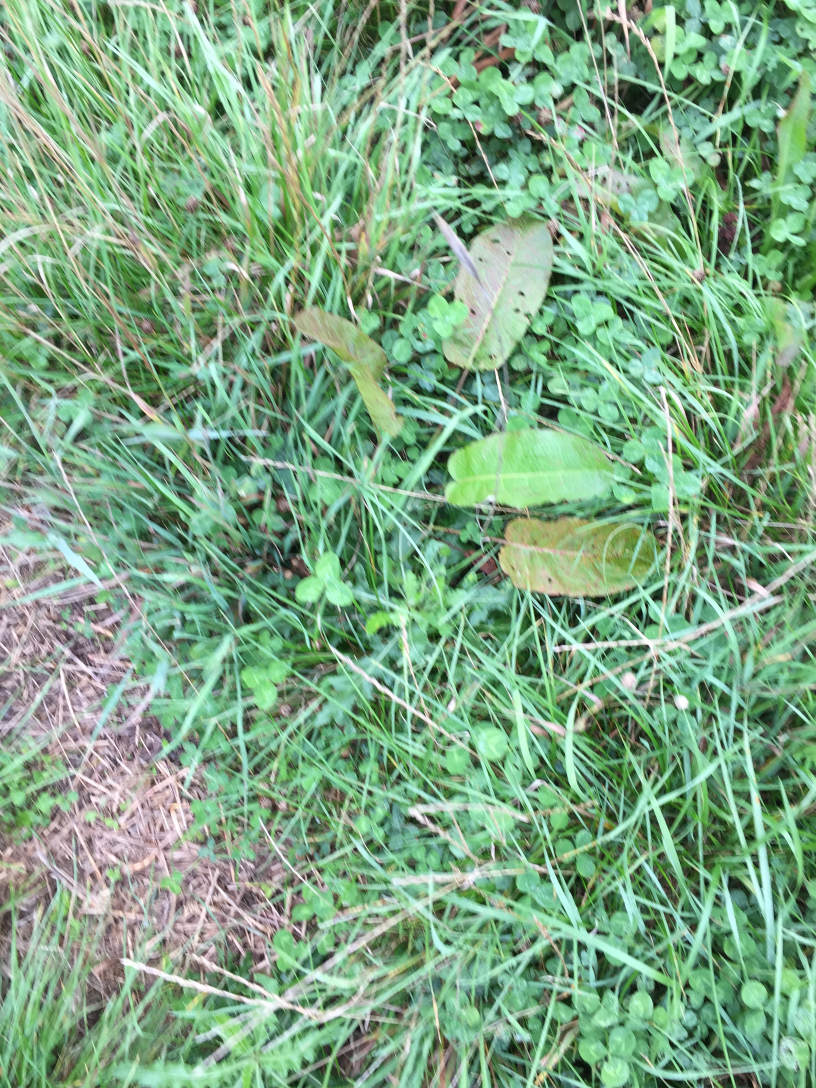
#> input picture sample_data/imgs_val/APC_1239_8c83e475b2c04d8ea755c8fa8d400dd7.jpg, 2448 x 3264 px, given as the content of the folder /home/rog/data/sugar_beet/test_duplicates, which was not available (shown at 1/3 size)
$ python detect_duplicates.py
#> lines starting #> are read from the running program, lines starting #| are printed output that depends on the picture; pictures that were not available may be replaced by others from this repository, and a replacement may not be noted
# import the necessary packages
from imutils import paths
import numpy as np
import argparse
import cv2
import os

def dhash(image, hashSize=8):
	# convert the image to grayscale and resize the grayscale image,
	# adding a single column (width) so we can compute the horizontal
	# gradient
	gray = cv2.cvtColor(image, cv2.COLOR_BGR2GRAY)
	resized = cv2.resize(gray, (hashSize + 1, hashSize))
	# compute the (relative) horizontal gradient between adjacent
	# column pixels
	diff = resized[:, 1:] > resized[:, :-1]
	# convert the difference image to a hash and return it
	return sum([2 ** i for (i, v) in enumerate(diff.flatten()) if v])

if __name__ == "__main__":
    # construct the argument parser and parse the arguments
    ap = argparse.ArgumentParser()
    ap.add_argument("-d", "--dataset", default="/home/rog/data/sugar_beet/test_duplicates",
        help="path to input dataset")
    ap.add_argument("-r", "--remove", type=int, default=1,
        help="whether or not duplicates should be removed (i.e., dry run)")
    args = vars(ap.parse_args())

    # grab the paths to all images in our input dataset directory and
    # then initialize our hashes dictionary
    print("[INFO] computing image hashes...")
    imagePaths = list(paths.list_images(args["dataset"]))
    hashes = {}
    # loop over our image paths
    for imagePath in imagePaths:
        # load the input image and compute the hash
        image = cv2.imread(imagePath)
#> image is the input picture: shape (3264, 2448, 3); mean B, G, R 133.2, 167.5, 127.1
        h = dhash(image)
#> in dhash, `gray = cv2.cvtColor(image, cv2.COLOR_BGR2GRAY)`:
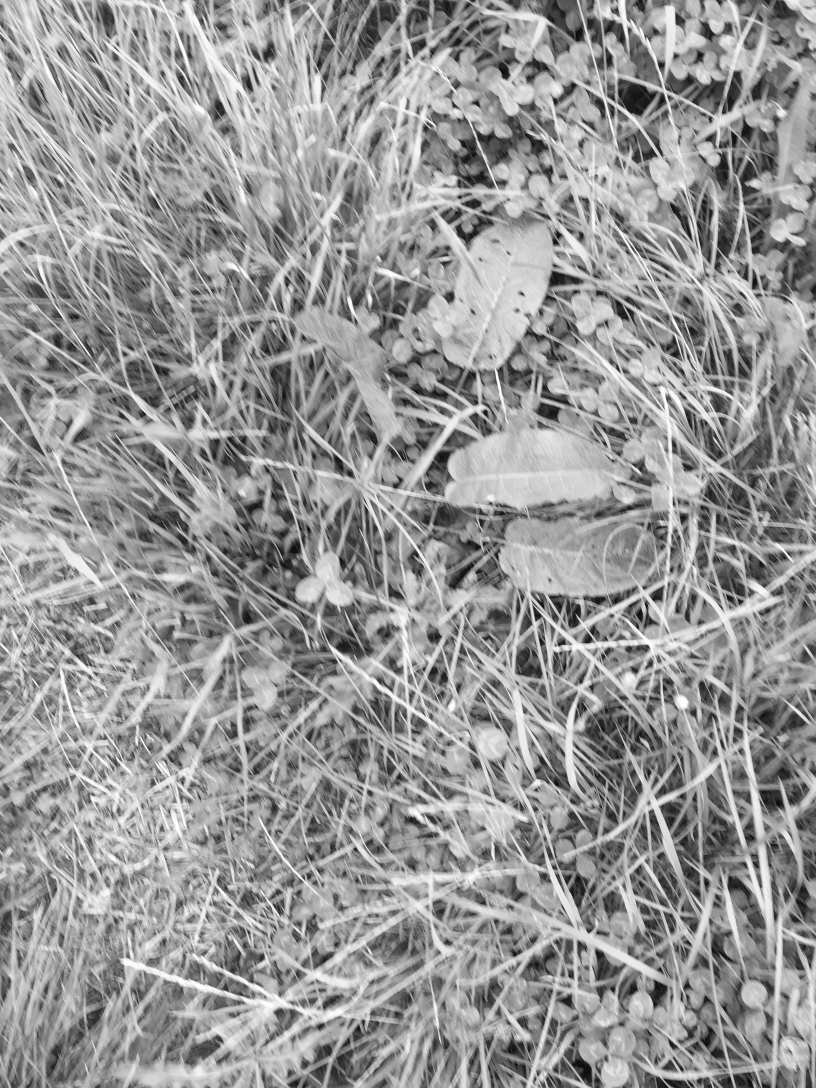
#> gray: shape (3264, 2448) (shown at 1/3 size); min 2, max 255, mean 151.5
#> h = 1560862085772217708
        # grab all image paths with that hash, add the current image
        # path to it, and store the list back in the hashes dictionary
        p = hashes.get(h, [])
#> p = []
        p.append(imagePath)
        hashes[h] = p

    # loop over the image hashes
    for (h, hashedPaths) in hashes.items():
        # check to see if there is more than one image with the same hash
        if len(hashedPaths) > 1:
            # check to see if this is a dry run
            if args["remove"] <= 0:
                # initialize a montage to store all images with the same
                # hash
                montage = None
                # loop over all image paths with the same hash
                for p in hashedPaths:
                    # load the input image and resize it to a fixed width
                    # and heightG
                    image = cv2.imread(p)
                    image = cv2.resize(image, (150, 150))
                    # if our montage is None, initialize it
                    if montage is None:
                        montage = image
                    # otherwise, horizontally stack the images
                    else:
                        montage = np.hstack([montage, image])
                # show the montage for the hash
                print("[INFO] hash: {}".format(h))
                cv2.imshow("Montage", montage)
                cv2.waitKey(0)
                # otherwise, we'll be removing the duplicate images
            else:
                # loop over all image paths with the same hash *except*
                # for the first image in the list (since we want to keep
                # one, and only one, of the duplicate images)
                for p in hashedPaths[1:]:
                    print(f"removing {p}")
                    os.remove(p)

$ run again, on sample_data/imgs_val/APC_1255_165ddef1b6a640c99fdf77e663ea403c.jpg
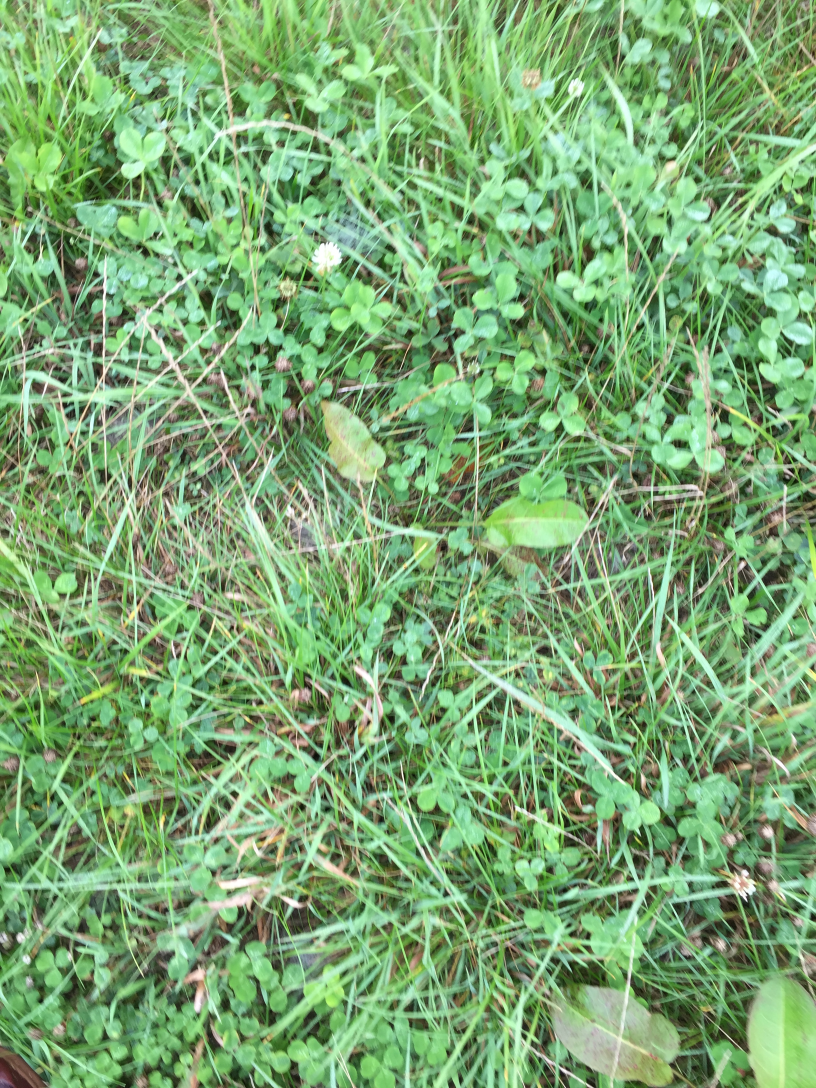
#> input picture sample_data/imgs_val/APC_1255_165ddef1b6a640c99fdf77e663ea403c.jpg, 2448 x 3264 px, given as the content of the folder /home/rog/data/sugar_beet/test_duplicates, which was not available (shown at 1/3 size)
#> image is the input picture: shape (3264, 2448, 3); mean B, G, R 114.6, 167.1, 123.8
#> in dhash, `gray = cv2.cvtColor(image, cv2.COLOR_BGR2GRAY)`:
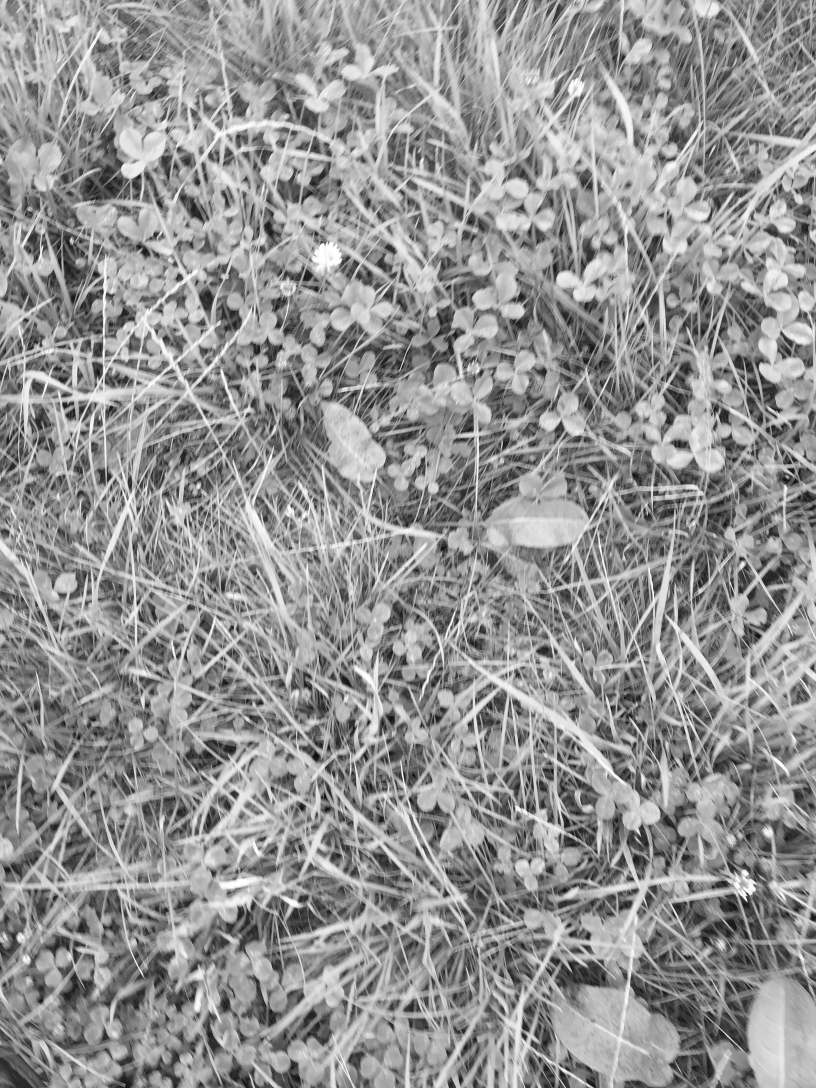
#> gray: shape (3264, 2448) (shown at 1/3 size); min 2, max 255, mean 148.2
#> h = 13468636689355666836
#> p = []

$ run again, on sample_data/imgs_val/APC_1256_0538b9710b244743b653d87782acc9a5.jpg
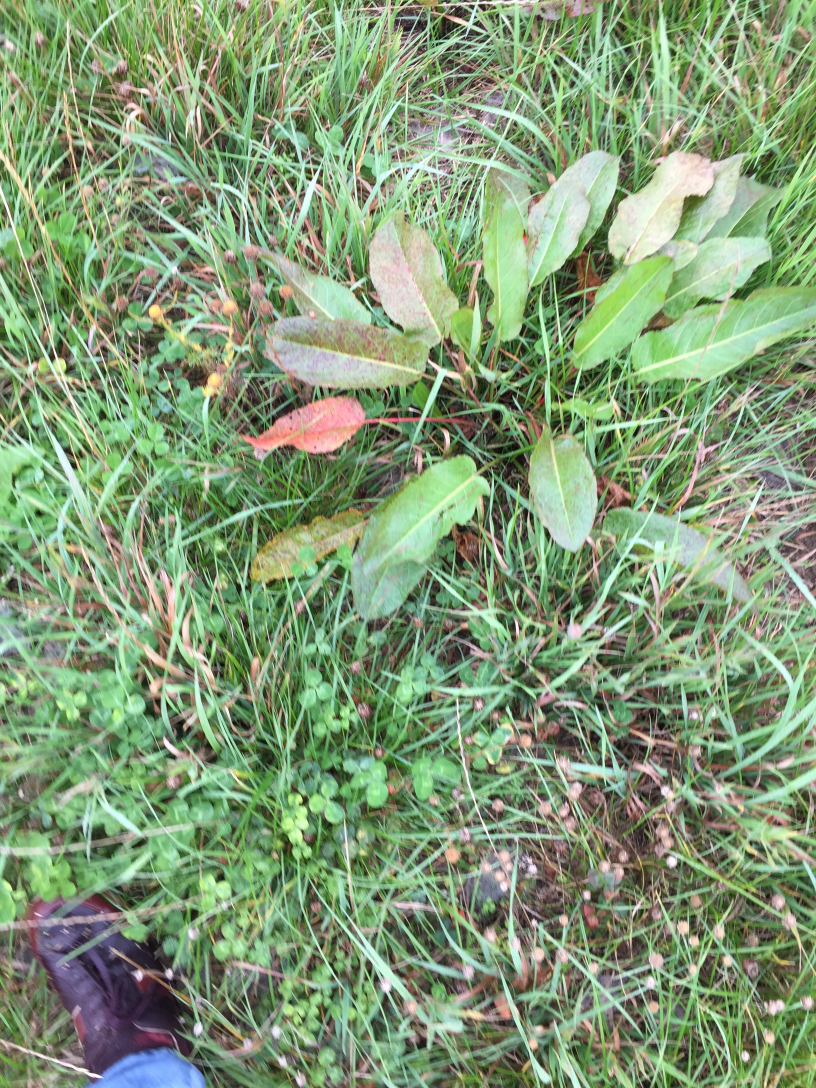
#> input picture sample_data/imgs_val/APC_1256_0538b9710b244743b653d87782acc9a5.jpg, 2448 x 3264 px, given as the content of the folder /home/rog/data/sugar_beet/test_duplicates, which was not available (shown at 1/3 size)
#> image is the input picture: shape (3264, 2448, 3); mean B, G, R 118.1, 154.2, 130.5
#> in dhash, `gray = cv2.cvtColor(image, cv2.COLOR_BGR2GRAY)`:
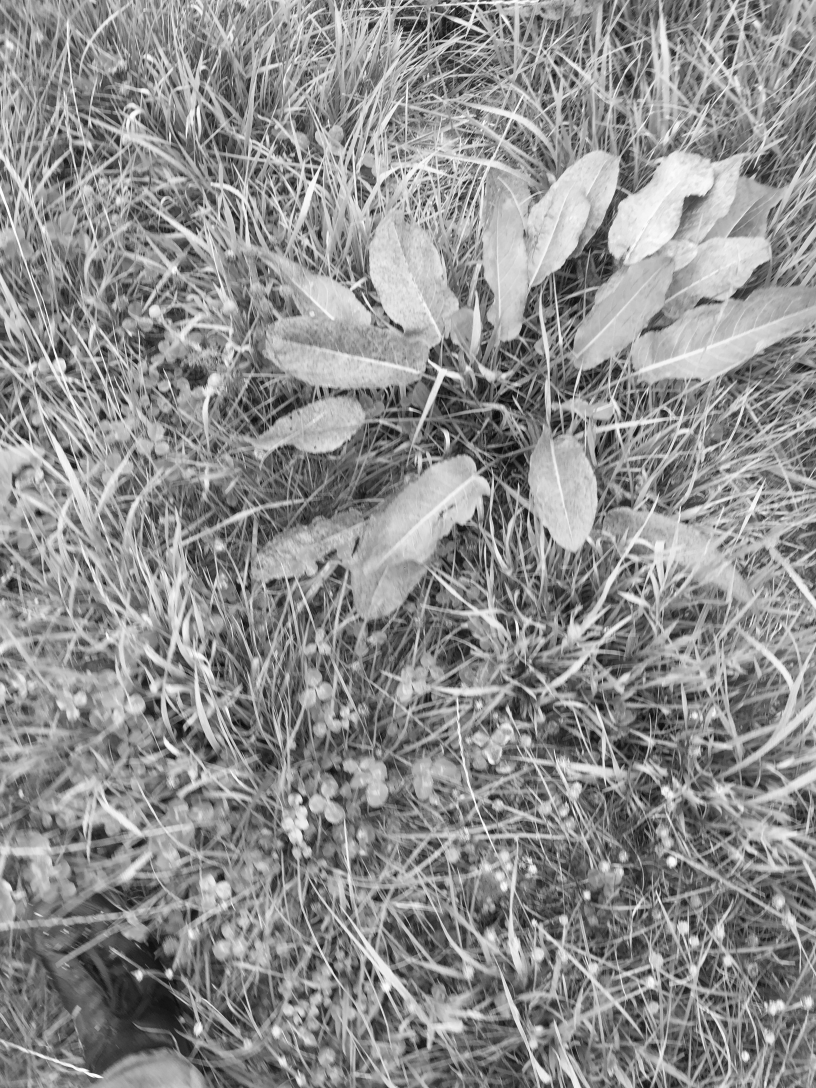
#> gray: shape (3264, 2448) (shown at 1/3 size); min 1, max 255, mean 143
#> h = 5353331456304900668
#> p = []
